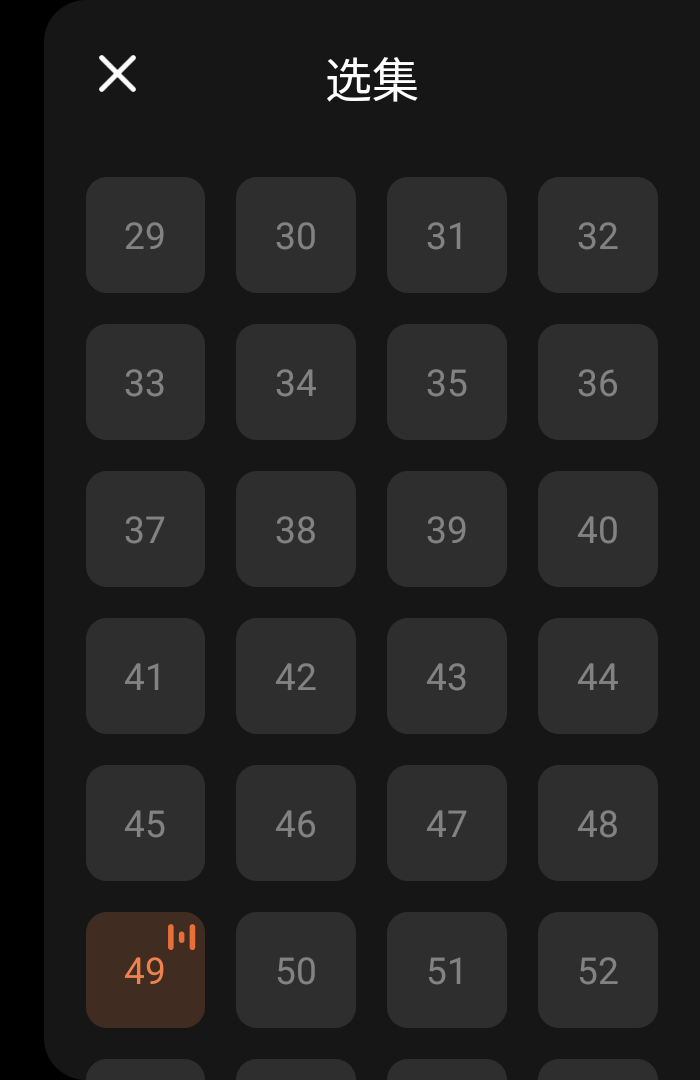
#> input picture video_redraw/scripts/hg_assets/sample_drawer.png, 700 x 1080 px
$ python -i hg_capture.py   (imports and definitions only)
#> lines starting #> are read from the running program, lines starting #| are printed output that depends on the picture
#> further down, picture is the input picture: PIL image 700x1080 RGBA; mean R, G, B, A 33.2, 32.8, 32.6, 255
#!/usr/bin/env python3
"""红果短剧 无人录屏采集: 一次点播 + 自动连播 + 分块录制 + 看门狗 + 换集边界日志。

前提(一次性手动): 手机 USB 调试已授权, 红果全屏播放器停在目标起始集开头(暂停/播放均可), 倍速已设好。
产出: <out>/chunk_NNN.mp4 (scrcpy 分块录像) + <out>/capture_log.jsonl (每次读状态/换集/点击的时刻),
      供 hg_split.py 按集切分并剔除控件入镜片段。

已实测的交互规则(Pixel 7, 2400x1080 横屏):
- 控件隐藏时 tap 中央 = 只调出控件(不改播放态); 控件显示时 tap 中央 = play/pause 切换。
- 控件约 3-5s 自动隐藏 → 两段式播放的第二下必须在第一下后 ~1s 内; 读状态的单点必须距上次 tap ≥5s。
- 播放态靠控件中央图标判: ▶=暂停, ⏸=播放(二值化模板匹配, 去背景画面干扰)。运动检测会被控件动画骗, 不用。
- 时码 OCR: 底部左=当前, 右=总长; 二值化 + psm6。总长变化 或 当前时码回退 = 换集。
- 「选集」抽屉: 点格子立即跳集并从 0:00 起播, 但抽屉不自动关; 抽屉开着时点视频区 = 关抽屉(不出控件)。
- 换集判定优先用标题 OCR 直读「第N集」, 读不到时退回时码回退/总长变化计数。
"""
import argparse
import io
import json
import os
import re
import signal
import subprocess
import sys
import time
from pathlib import Path

from PIL import Image, ImageOps

ADB = "/Users/husw/Library/Android/sdk/platform-tools/adb"
CENTER = (1200, 540)
BOX_CUR = (380, 800, 760, 910)      # 当前时码
BOX_TOT = (1900, 810, 2350, 900)    # 总时长
BOX_ICON = (1080, 420, 1320, 660)   # 中央播放图标
BOX_TITLE = (320, 90, 900, 170)     # 左上标题「万妖图录传第一季 第N集」(字高 y≈97-160, 全分辨率 OCR 定位)
BTN_EPISODES = (2099, 974)          # 控件行「选集」(全分辨率 OCR 定位, conf 96)
GRID_X0, GRID_Y0, GRID_DX, GRID_DY, GRID_COLS, GRID_ROWS = 1844, 227, 151, 147, 4, 6   # 选集抽屉格中心: 4 列 × 屏内 6 行
ASSETS = Path(__file__).resolve().parent / "hg_assets"
TC_RE = re.compile(r"(\d\d):(\d\d):(\d\d)")
EP_RE = re.compile(r"第\s*(\d+)\s*集")

_last_tap = 0.0


def sh(*cmd, **kw):
    return subprocess.run(cmd, check=True, capture_output=True, **kw)


def cap() -> Image.Image:
    return Image.open(io.BytesIO(sh(ADB, "exec-out", "screencap", "-p").stdout))


# [4 lines left out: function tap, not called in this run]


def _icon_bw(img):
    g = ImageOps.autocontrast(img.convert("L").crop(BOX_ICON)).resize((60, 60))
    return g.point(lambda v: 255 if v > 170 else 0)


def _mad(a, b):
    pa, pb = list(a.getdata()), list(b.getdata())
    return sum(abs(x - y) for x, y in zip(pa, pb)) / len(pa)


_TPL = None


# [30 lines left out: functions icon_state, ocr_tc, not called in this run]


def read_episode_no(img):
    """从控件标题 OCR 集号(chi_sim), 多种预处理依次尝试(亮背景帧要先高阈值二值化只留白字); 读不到返回 None。"""
    import pytesseract
    crop = img.crop(BOX_TITLE).convert("L")
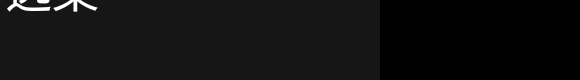
#> crop: PIL image 580x80 L; min 0, max 255, mean 16.4
    big = crop.resize((crop.width * 3, crop.height * 3))
    for v in (big.point(lambda p: 255 if p > 225 else 0),
              big.point(lambda p: 255 if p > 245 else 0),
              ImageOps.autocontrast(big)):
        m = EP_RE.search(pytesseract.image_to_string(v, lang="chi_sim+eng", config="--psm 7"))
        if m:
            return int(m[1])
#> this loop made 1 pass
    return None


# [94 lines left out: functions grid_layout, open_drawer, goto_episode, read_state, ensure_playing, not called in this run]


class Recorder:
    """scrcpy 单文件连续录制, 容器用 MKV: 没有 trailer 也能读, 崩了不丢已录内容, 所以不再按 --time-limit 分块。
    (首轮用 mp4 每 1200s 分块, 换块只在 60s 看门狗轮询里做, 每次换块丢 ~55s 录像, 8 集内容残缺。)
    只有 scrcpy 意外退出时 tick() 才补开下一段 chunk_00N.mkv。"""

    def __init__(self, out: Path):
        self.out, self.n, self.proc, self.started = out, 0, None, None

    # [9 lines left out: function start_chunk, not called in this run]

    def offset(self):
        return round(time.time() - self.started, 2)

    # [129 lines left out: functions tick, stop, main, self_test, not called in this run]


# [2 lines not run here, left out]

>>> from PIL import Image
>>> picture = Image.open('hg_assets/sample_drawer.png')
#> (the run stopped early here; a loop or call above may not have finished)
